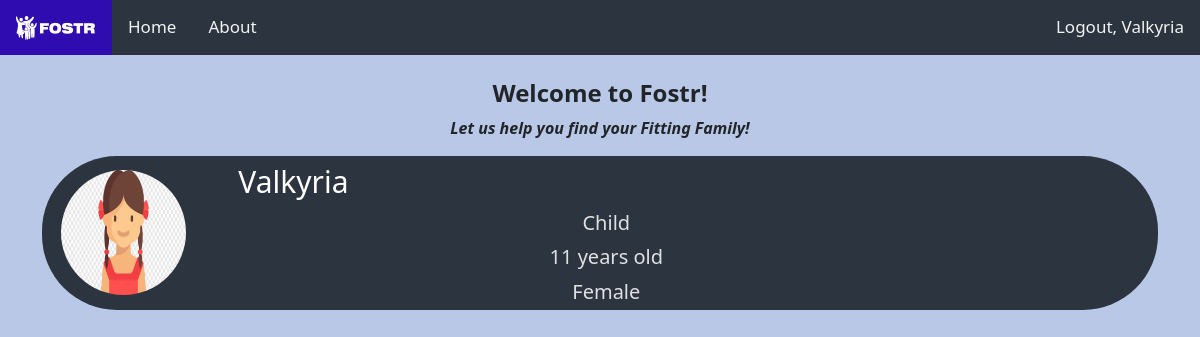
The app's page / (signed in) with its own data.
### fostr/models.py (models this page shows, shortened)
class User(db.Model, UserMixin):
    id = db.Column(db.Integer, primary_key=True)
    username     = db.Column(db.String(256), unique=True, nullable=False)
    password     = db.Column(db.String(128), nullable=False)
    role         = db.Column(db.String(32), nullable=False)
    name         = db.Column(db.String(128), nullable=False) # full name
    age          = db.Column(db.Integer, nullable=False)
    gender       = db.Column(db.String(6), nullable=False) # male/female
    interests    = db.Column(MutableList.as_mutable(PickleType), nullable=False)
    hobbies      = db.Column(MutableList.as_mutable(PickleType), nullable=False)
    date_entered = db.Column(db.DateTime, nullable=False, default=datetime.utcnow)
    profile_pic  = db.Column(db.String(32), nullable=False, default=DEFAULT_PROFILE_PIC)
    def checkRole(self, role:str) -> bool:
        return self.role == role

### fostr/routes.py (the view)
@app.route('/')
@login_required
def home():
    users = None
    if (current_user.checkRole(Roles.ADMIN)):
        users = User.query.all()
    elif (current_user.checkRole(Roles.PARENT)):
        users = User.query.filter_by(role=Roles.CHILD).all()
    elif (current_user.checkRole(Roles.CHILD)):
        users = User.query.filter_by(username=current_user.username).all()
    content = {
        'app_name': app.name.capitalize(),
        'title': 'Home',
        'users': users
    }
    return render_template('home.html', **content)

### fostr/models.py (called while the page is built)
@login_manager.user_loader
def load_user(userID):
    return User.query.get(int(userID))

### fostr/templates/home.html (shortened to what this page needs)
{% extends "base.html" %}
{% block content %}
    <br>
    <h4 class="pb-2 mb-0" style="text-align:center"><b>Welcome to Fostr!</b></h4>
    <p  style="text-align:center"> <b><i> Let us help you find your Fitting Family!</i></b></p>
    {% for user in users %}
    <table class = 'childHomeInformation'>
        <tr>
            <td class= 'userPictureHome' width= '150' height= '150' rowspan="4" >
                <a href="/user/{{user.role}}/{{user.username}}">
                    {% set userPic = user.profile_pic %}
                    <img src="{{ url_for('static', filename = 'profile_pics/' + userPic) }}" alt= "This is the image of the child" class= 'childPFP' >
                </a>
            </td>
            <td><a class = 'homeChildName' href="/user/{{user.role}}/{{user.username}}">{{user.name}}</a>
            </td>
        </tr>
        <tr>
            <td class = 'homeChildAge'>{{user.role}}
            </td>
        </tr>
        <tr>
            <td class = 'homeChildAge'>{{user.age}} years old
            </td>
        </tr>
        <tr>
            <td class = 'homeChildGender'>{{user.gender}}
            </td>
        </tr>
    </table>
    <br>
    {% endfor %}
{% endblock content %}

### fostr/templates/base.html (shortened to what this page needs)
<!DOCTYPE html>
<html lang="en">
    <link href="https://cdn.jsdelivr.net/npm/bootstrap@5.1.3/dist/css/bootstrap.min.css" rel="stylesheet">
    <link rel="stylesheet" type="text/css" href="{{ url_for('static', filename='fostr.css') }}">
</html>
<body>
    <link rel="stylesheet" href="https://cdnjs.cloudflare.com/ajax/libs/font-awesome/4.7.0/css/font-awesome.min.css">
    <div class="navBar" id= "navBar">
        <a href="{{ url_for('home') }}" class="active"> <img src="{{ url_for('static', filename = 'fostr_logo_white.png')}}" width = "80" height="25" > </a>
        <a href="{{ url_for('home') }}">Home</a>
        <a href="{{ url_for('about')}}">About</a>
        {% if current_user.is_authenticated %}
        <a href="{{ url_for('logout')}}" class="logoutButton">Logout, {{ current_user.name }}</a>
        {% endif %}
    </div>
    <div class="container">
        {% block content %}{% endblock %}
    </div>
</body>

### fostr/static/fostr.css (style rules this page uses)
.navBar { background-color: #2c343f; overflow: hidden; }
.navBar a { float: left; display: block; color: #f2f2f2; text-align: center; padding: 14px 16px; text-decoration: none; font-size: 17px; }
.navBar a.active { background-color: #2f05c5d7; color: white; }
.navBar .logoutButton { float: right; }
body { background-color: rgba(113, 142, 204, 0.486) ; }
.childPFP { max-width: 125px; min-width: 125px; max-height: 125px; min-height: 125px; border-radius: 50%; }
.childHomeInformation, .detailedInfoDiv { background-color: #2c343f; border-collapse:separate; border-radius:75px; -moz-border-radius:6px; }
.childHomeInformation { width: 100%; }
.homeChildName, .detailedInfoName { font-size: 30px; width: 100%; padding-left: 5%; color: #ffffff; text-decoration: none; }
.userPictureHome { padding-left: 17px; align-items: center; }
.homeChildAge, .homeChildGender { font-size: 20px; width: 100%; padding-right: 12%; text-align: center; color: rgba(255, 255, 255, 0.85); }

### records on screen
User: name "Valkyria", profile_pic (picture), role "Child", age "11", gender "Female"
